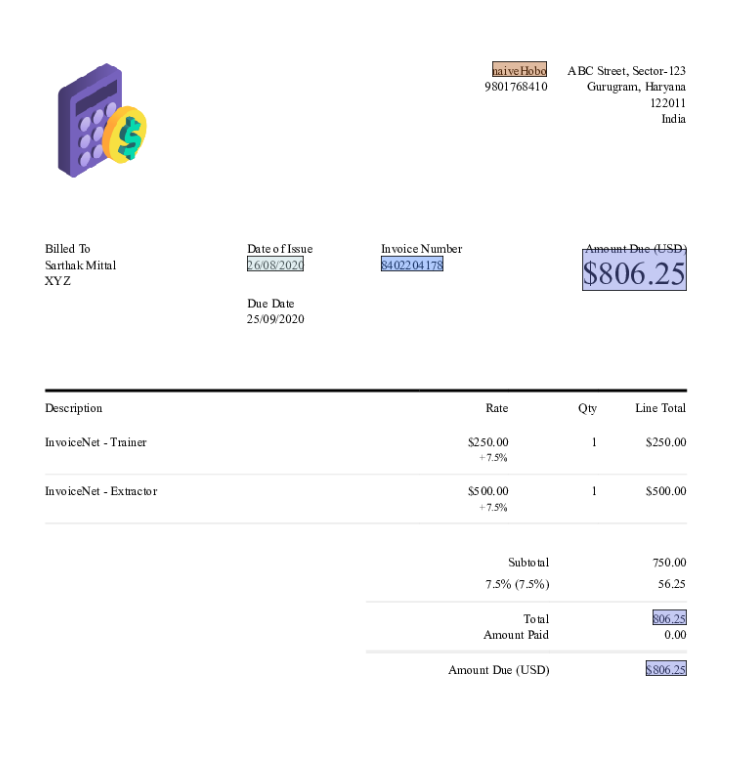
#> input picture demoInvoice.png, 729 x 768 px
$ python getText.py
#> lines starting #> are read from the running program, lines starting #| are printed output that depends on the picture; after the words box and inside, x2 and y2 are one past the last pixel; in counts of white or black regions, pixels touching at a corner belong together
import cv2
import pytesseract

# For Windows Users: Update this path if needed
pytesseract.pytesseract.tesseract_cmd = r'C:\Program Files\Tesseract-OCR\tesseract.exe'

# 1. Load the image
image_path = 'demoInvoice.png'
image = cv2.imread(image_path)
#> image is the input picture: shape (768, 729, 3); mean B, G, R 249.9, 249.2, 249.2

# 2. --- IMAGE PREPROCESSING ---
# a. Convert the image to grayscale
gray_image = cv2.cvtColor(image, cv2.COLOR_BGR2GRAY)
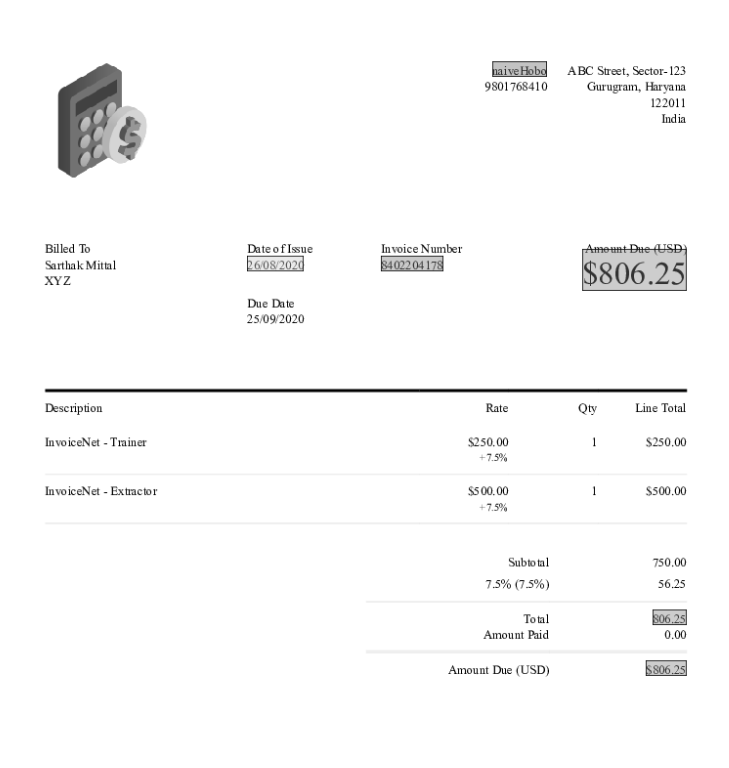
#> gray_image: shape (768, 729); min 0, max 255, mean 249.2

# b. Convert to black and white (this is called thresholding)
# This step makes the text stand out sharply from the background.
_, processed_image = cv2.threshold(gray_image, 0, 255, cv2.THRESH_BINARY | cv2.THRESH_OTSU)
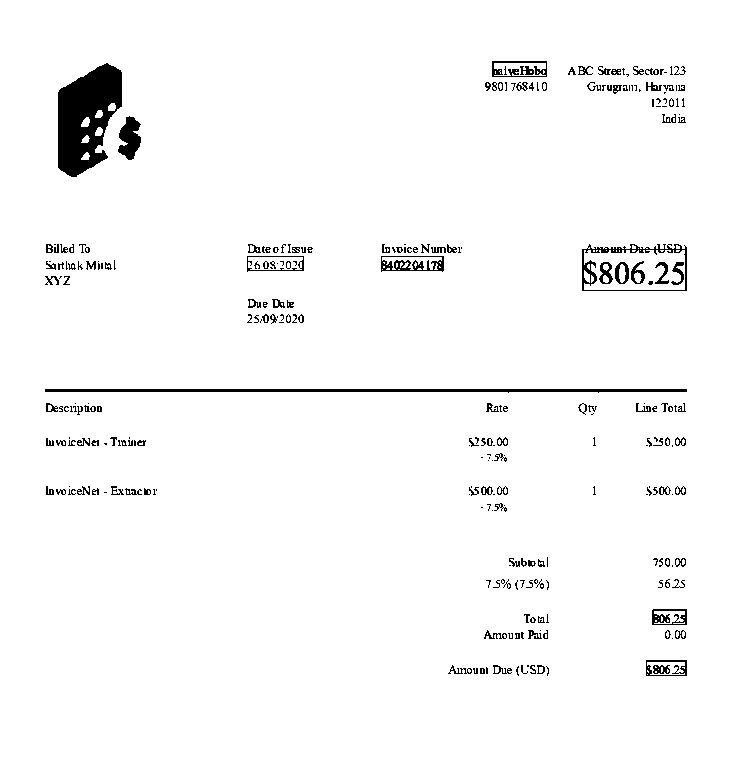
#> processed_image: shape (768, 729); 97.1% white; 270 black regions (130 under 20 px), largest, box (x1, y1, x2, y2) and area: (58, 63, 122, 177) 4810, (45, 389, 687, 393) 1928, (582, 244, 687, 291) 827

# 3. Perform OCR on the CLEANED image
#> (the run stopped early here; a loop or call above may not have finished)
